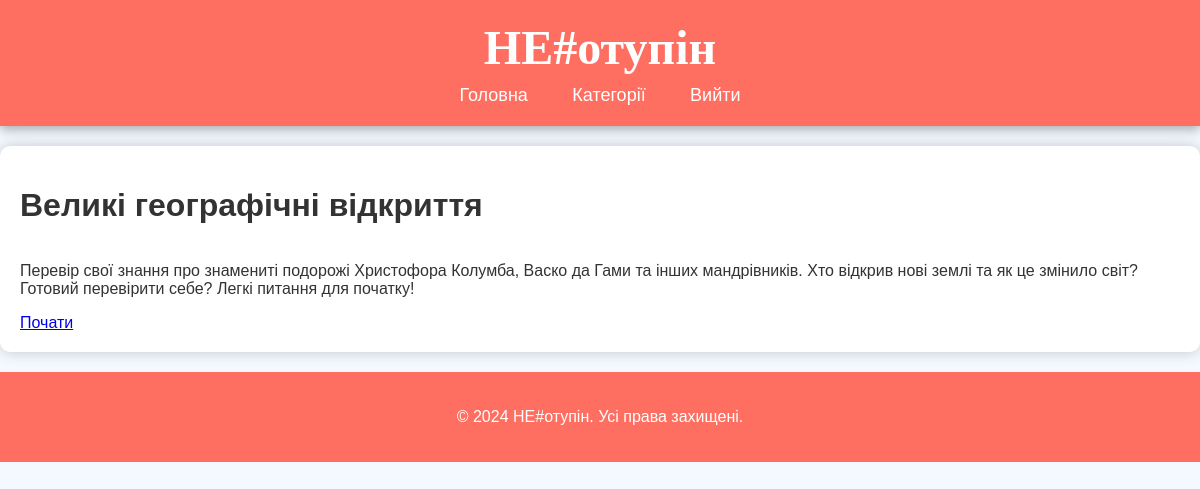
Page /api/quizzes/quiz/1/ (signed in) on the committed database.
### quizzes/models.py (models this page shows, shortened)
class Quiz(models.Model):
    DIFFICULTY_CHOICES = (
        (1, "Легкий"),
        (2, "Середній"),
        (3, "Важкий"),
    )
    name = models.CharField(max_length=255, unique=True, verbose_name="Назва вікторини")  # Унікальна назва вікторини
    category = models.ForeignKey(
        QuizCategory,
        on_delete=models.CASCADE,
        related_name="quizzes",
        verbose_name="Категорія"
    )
    difficulty = models.IntegerField(choices=DIFFICULTY_CHOICES, verbose_name="Рівень складності")
    description = models.TextField(blank=True, null=True, verbose_name="Опис вікторини")  # Опис вікторини (необов'язковий)
    class Meta:
        verbose_name = "Вікторина"
        verbose_name_plural = "Вікторини"
        ordering = ['category', 'name']

### quizzes/views.py (the view)
# urls.py: path('quiz/<int:quiz_id>/', quiz_detail, name='quiz_detail'),
def quiz_detail(request, quiz_id):
    quiz = get_object_or_404(Quiz, id=quiz_id)
    if not request.user.is_authenticated:
        login_url = f"{settings.LOGIN_URL}?next={request.path}"
        return redirect(login_url)
    return render(request, 'quiz_detail.html', {'quiz': quiz})

### frontend/templates/quiz_detail.html
{% extends 'base.html' %}
{% block content %}
    <h1>{{ quiz.name }}</h1>
    <p>{{ quiz.description }}</p>
    {% if user.is_authenticated %}
        <a href="{% url 'start_quiz' quiz.id %}" class="btn">Почати</a>
    {% else %}
        <p>Ви повинні увійти до акаунту, щоб почати вікторину.</p>
        <a href="{% url 'login_form' %}?next={{ request.path }}" class="btn">Увійти</a>
    {% endif %}
{% endblock %}

### frontend/static/css/styles.css (style rules this page uses)
body { font-family: 'Barlow Semi Condensed', sans-serif; background-color: #f4f9ff; color: #333; margin: 0; padding: 0; }

### rows in the picture
Quiz: name "Великі географічні відкриття", description "Перевір свої знання про знамениті подорожі Христофора Колумба, Васко да Гами та інших мандрівників. Хто відкрив нові землі та як це змінило світ? Готовий перевірити себе? Легкі питання для початку!"
